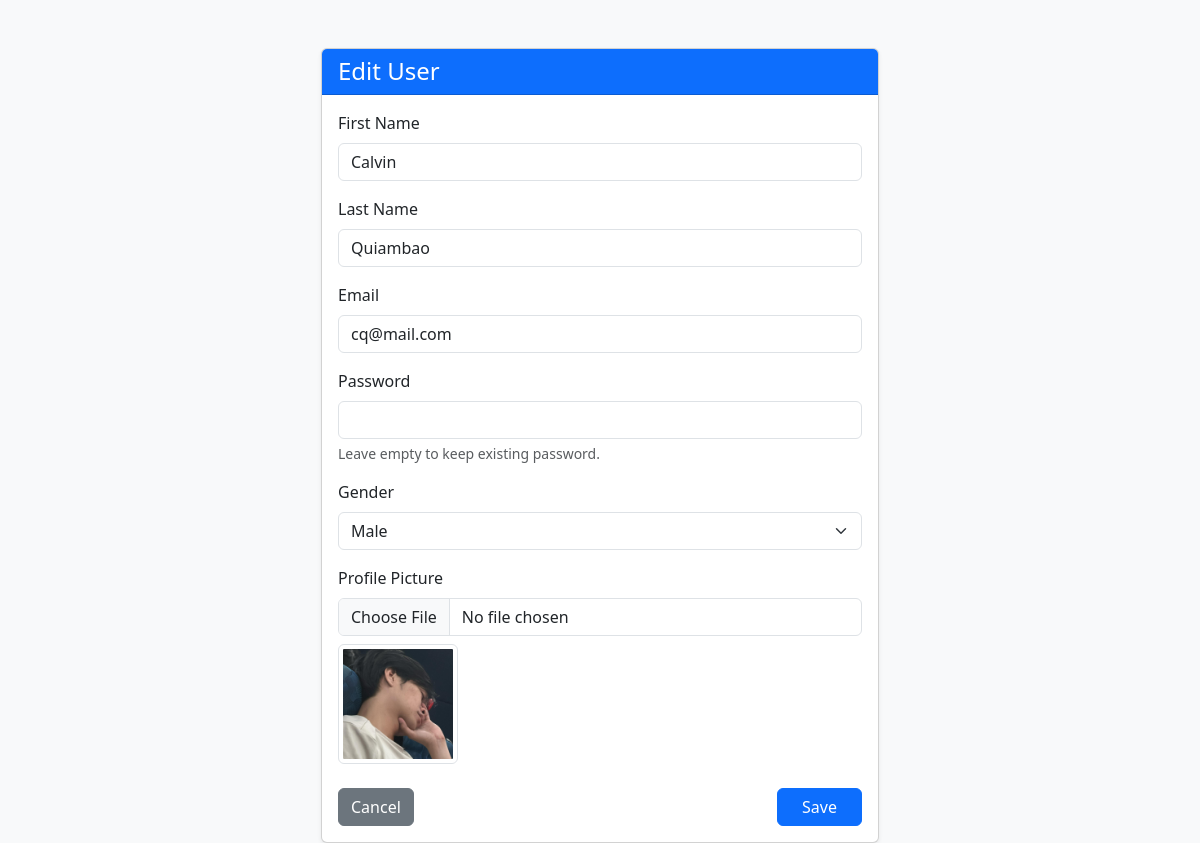
Screenshot of /registration/users/5/edit/ (signed in) with the database file from the repository.
### registration/models.py (models this page shows, shortened)
class UserRegistration(models.Model):
    first_name = models.CharField(max_length=100)
    last_name = models.CharField(max_length=100)
    email = models.EmailField(max_length=150)
    gender = models.CharField(max_length=12)
    password = models.CharField(max_length=100)
    profile_picture = models.ImageField(
        upload_to='profile_pictures/',
        null=True,
        blank=True
)

### registration/views.py (the view)
    def wrapper(request, *args, **kwargs):
        if not request.session.get('user_id'):
            return redirect(f"{reverse('registration:login_html')}?next={request.path}")
        return fn(request, *args, **kwargs)

### registration/views.py (called while the page is built, shortened)
def login_required_view(fn):
    def wrapper(request, *args, **kwargs):
        if not request.session.get('user_id'):
            return redirect(f"{reverse('registration:login_html')}?next={request.path}")
        return fn(request, *args, **kwargs)
    wrapper.__name__ = fn.__name__
    return wrapper

@login_required_view
def user_update_html(request, pk):
    user = get_object_or_404(UserRegistration, pk=pk)
    return render(request, 'registration/user_form.html', {
        'title': 'Edit User',
        'user': user,
    })

### MyBackend/templates/registration/user_form.html (shortened to what this page needs)
<!doctype html>
<html>
<head>
    <link href="https://cdn.jsdelivr.net/npm/bootstrap@5.3.2/dist/css/bootstrap.min.css" rel="stylesheet">
</head>
<body class="bg-light">
<div class="container mt-5">
    <div class="col-md-6 offset-md-3">
        <div class="card shadow-sm">
            <div class="card-header bg-primary text-white">
                <h4 class="mb-0">{{ title }}</h4>
            </div>
            <div class="card-body">
                <form method="post" enctype="multipart/form-data">
                    <div class="mb-3">
                        <label class="form-label">First Name</label>
                        <input type="text" name="first_name" class="form-control"
                               value="{% if user %}{{ user.first_name }}{% endif %}" required>
                    </div>
                    <div class="mb-3">
                        <label class="form-label">Last Name</label>
                        <input type="text" name="last_name" class="form-control"
                               value="{% if user %}{{ user.last_name }}{% endif %}" required>
                    </div>
                    <div class="mb-3">
                        <label class="form-label">Email</label>
                        <input type="email" name="email" class="form-control"
                               value="{% if user %}{{ user.email }}{% endif %}" required>
                    </div>
                    <div class="mb-3">
                        <label class="form-label">Password</label>
                        <input type="password" name="password" class="form-control"
                               {% if title == 'Add User' %}required{% endif %}>
                        <div class="form-text">
                            {% if title == "Edit User" %}
                                Leave empty to keep existing password.
                            {% endif %}
                        </div>
                    </div>
                    <div class="mb-3">
                        <label class="form-label">Gender</label>
                        <select name="gender" class="form-select">
                            <option value="Male" {% if user and user.gender == "Male" %}selected{% endif %}>Male</option>
                        </select>
                    </div>
                    <div class="mb-3">
                        <label class="form-label">Profile Picture</label>
                        <input type="file" name="profile_picture" class="form-control">
                        {% if user and user.profile_picture %}
                            <img src="{{ user.profile_picture.url }}" class="img-thumbnail mt-2" width="120">
                        {% endif %}
                    </div>
                    <div class="d-flex justify-content-between mt-4">
                        <a href="{% url 'registration:users_html' %}" class="btn btn-secondary">Cancel</a>
                        <button type="submit" class="btn btn-primary px-4">Save</button>
                    </div>
                </form>
            </div>
        </div>
    </div>
</div>
</body>
</html>

### rows the page displays
UserRegistration: first_name "Calvin", last_name "Quiambao", email "cq@mail.com", gender "Male", profile_picture (picture)

### other values shown
{{ title }} "Edit User"
